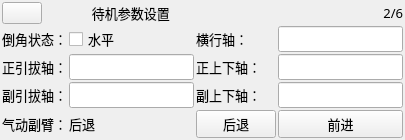
        <widget class="QWidget" name="PageWait">
         <layout class="QGridLayout" name="gridLayout_4">
          <property name="margin">
           <number>2</number>
          </property>
          <property name="spacing">
           <number>2</number>
          </property>
          <item row="0" column="0">
           <widget class="QPushButton" name="BtnWaitSync">
            <property name="minimumSize">
             <size>
              <width>40</width>
              <height>20</height>
             </size>
            </property>
            <property name="maximumSize">
             <size>
              <width>150</width>
              <height>45</height>
             </size>
            </property>
            <property name="text">
             <string/>
            </property>
            <property name="icon">
             <iconset resource="../xPad.qrc">
              <normaloff>:/img/32X32/Sync.png</normaloff>:/img/32X32/Sync.png</iconset>
            </property>
            <property name="iconSize">
             <size>
              <width>48</width>
              <height>48</height>
             </size>
            </property>
           </widget>
          </item>
          <item row="0" column="1" colspan="2">
           <widget class="QLabel" name="labelWait">
            <property name="minimumSize">
             <size>
              <width>0</width>
              <height>20</height>
             </size>
            </property>
            <property name="maximumSize">
             <size>
              <width>16777215</width>
              <height>45</height>
             </size>
            </property>
            <property name="font">
             <font>
              <family>微软雅黑</family>
              <pointsize>10</pointsize>
              <weight>50</weight>
              <bold>false</bold>
             </font>
            </property>
            <property name="text">
             <string>       待机参数设置</string>
            </property>
            <property name="alignment">
             <set>Qt::AlignCenter</set>
            </property>
           </widget>
          </item>
          <item row="0" column="4">
           <widget class="QLabel" name="labelPage_2">
            <property name="font">
             <font>
              <family>微软雅黑</family>
              <pointsize>10</pointsize>
              <italic>false</italic>
             </font>
            </property>
            <property name="text">
             <string>2/6</string>
            </property>
            <property name="alignment">
             <set>Qt::AlignRight|Qt::AlignTrailing|Qt::AlignVCenter</set>
            </property>
           </widget>
          </item>
          <item row="1" column="0" colspan="2">
           <widget class="QLabel" name="labelWaitRotate">
            <property name="minimumSize">
             <size>
              <width>0</width>
              <height>20</height>
             </size>
            </property>
            <property name="font">
             <font>
              <family>微软雅黑</family>
              <pointsize>10</pointsize>
              <weight>50</weight>
              <bold>false</bold>
             </font>
            </property>
            <property name="text">
             <string>倒角状态：</string>
            </property>
           </widget>
          </item>
          <item row="1" column="2">
           <widget class="QCheckBox" name="checkBoxWaitRotate">
            <property name="minimumSize">
             <size>
              <width>0</width>
              <height>20</height>
             </size>
            </property>
            <property name="font">
             <font>
              <family>微软雅黑</family>
              <pointsize>10</pointsize>
              <weight>50</weight>
              <bold>false</bold>
             </font>
            </property>
            <property name="text">
             <string>水平</string>
            </property>
           </widget>
          </item>
          <item row="1" column="3">
           <widget class="QLabel" name="labelWaitTrv">
            <property name="minimumSize">
             <size>
              <width>0</width>
              <height>20</height>
             </size>
            </property>
            <property name="font">
             <font>
              <family>微软雅黑</family>
              <pointsize>10</pointsize>
              <weight>50</weight>
              <bold>false</bold>
             </font>
            </property>
            <property name="text">
             <string>横行轴：</string>
            </property>
           </widget>
          </item>
          <item row="1" column="4">
           <widget class="xLineEdit" name="BoxWaitTrv">
            <property name="sizePolicy">
             <sizepolicy hsizetype="Preferred" vsizetype="Fixed">
              <horstretch>0</horstretch>
              <verstretch>0</verstretch>
             </sizepolicy>
            </property>
            <property name="minimumSize">
             <size>
              <width>75</width>
              <height>20</height>
             </size>
            </property>
            <property name="maximumSize">
             <size>
              <width>150</width>
              <height>40</height>
             </size>
            </property>
            <property name="font">
             <font>
              <family>微软雅黑</family>
              <pointsize>10</pointsize>
              <weight>50</weight>
              <italic>false</italic>
              <bold>false</bold>
             </font>
            </property>
            <property name="styleSheet">
             <string notr="true"/>
            </property>
            <property name="alignment">
             <set>Qt::AlignRight|Qt::AlignTrailing|Qt::AlignVCenter</set>
            </property>
            <property name="readOnly">
             <bool>true</bool>
            </property>
           </widget>
          </item>
          <item row="2" column="0" colspan="2">
           <widget class="QLabel" name="labelWaitPHor">
            <property name="minimumSize">
             <size>
              <width>0</width>
              <height>20</height>
             </size>
            </property>
            <property name="font">
             <font>
              <family>微软雅黑</family>
              <pointsize>10</pointsize>
              <weight>50</weight>
              <bold>false</bold>
             </font>
            </property>
            <property name="text">
             <string>正引拔轴：</string>
            </property>
           </widget>
          </item>
          <item row="2" column="2">
           <widget class="xLineEdit" name="BoxWaitPHor">
            <property name="sizePolicy">
             <sizepolicy hsizetype="Preferred" vsizetype="Fixed">
              <horstretch>0</horstretch>
              <verstretch>0</verstretch>
             </sizepolicy>
            </property>
            <property name="minimumSize">
             <size>
              <width>75</width>
              <height>20</height>
             </size>
            </property>
            <property name="maximumSize">
             <size>
              <width>150</width>
              <height>40</height>
             </size>
            </property>
            <property name="font">
             <font>
              <family>微软雅黑</family>
              <pointsize>10</pointsize>
              <weight>50</weight>
              <italic>false</italic>
              <bold>false</bold>
             </font>
            </property>
            <property name="styleSheet">
             <string notr="true"/>
            </property>
            <property name="alignment">
             <set>Qt::AlignRight|Qt::AlignTrailing|Qt::AlignVCenter</set>
            </property>
            <property name="readOnly">
             <bool>true</bool>
            </property>
           </widget>
          </item>
          <item row="2" column="3">
           <widget class="QLabel" name="labelWaitPVer">
            <property name="minimumSize">
             <size>
              <width>0</width>
              <height>20</height>
             </size>
            </property>
            <property name="font">
             <font>
              <family>微软雅黑</family>
              <pointsize>10</pointsize>
              <weight>50</weight>
              <bold>false</bold>
             </font>
            </property>
            <property name="text">
             <string>正上下轴：</string>
            </property>
           </widget>
          </item>
          <item row="2" column="4">
           <widget class="xLineEdit" name="BoxWaitPVer">
            <property name="sizePolicy">
             <sizepolicy hsizetype="Preferred" vsizetype="Fixed">
              <horstretch>0</horstretch>
              <verstretch>0</verstretch>
             </sizepolicy>
            </property>
            <property name="minimumSize">
             <size>
              <width>75</width>
              <height>20</height>
             </size>
            </property>
            <property name="maximumSize">
             <size>
              <width>150</width>
              <height>40</height>
             </size>
            </property>
            <property name="font">
             <font>
              <family>微软雅黑</family>
              <pointsize>10</pointsize>
              <weight>50</weight>
              <italic>false</italic>
              <bold>false</bold>
             </font>
            </property>
            <property name="styleSheet">
             <string notr="true"/>
            </property>
            <property name="alignment">
             <set>Qt::AlignRight|Qt::AlignTrailing|Qt::AlignVCenter</set>
            </property>
            <property name="readOnly">
             <bool>true</bool>
            </property>
           </widget>
          </item>
          <item row="3" column="0" colspan="2">
           <widget class="QLabel" name="labelWaitRHor">
            <property name="minimumSize">
             <size>
              <width>0</width>
              <height>20</height>
             </size>
            </property>
            <property name="font">
             <font>
              <family>微软雅黑</family>
              <pointsize>10</pointsize>
              <weight>50</weight>
              <bold>false</bold>
             </font>
            </property>
            <property name="text">
             <string>副引拔轴：</string>
            </property>
           </widget>
          </item>
          <item row="3" column="2">
           <widget class="xLineEdit" name="BoxWaitRHor">
            <property name="sizePolicy">
             <sizepolicy hsizetype="Preferred" vsizetype="Fixed">
              <horstretch>0</horstretch>
              <verstretch>0</verstretch>
             </sizepolicy>
            </property>
            <property name="minimumSize">
             <size>
              <width>75</width>
              <height>20</height>
             </size>
            </property>
            <property name="maximumSize">
             <size>
              <width>150</width>
              <height>40</height>
             </size>
            </property>
            <property name="font">
             <font>
              <family>微软雅黑</family>
              <pointsize>10</pointsize>
              <weight>50</weight>
              <italic>false</italic>
              <bold>false</bold>
             </font>
            </property>
            <property name="styleSheet">
             <string notr="true"/>
            </property>
            <property name="alignment">
             <set>Qt::AlignRight|Qt::AlignTrailing|Qt::AlignVCenter</set>
            </property>
            <property name="readOnly">
             <bool>true</bool>
            </property>
           </widget>
          </item>
          <item row="3" column="3">
           <widget class="QLabel" name="labelWaitRVer">
            <property name="minimumSize">
             <size>
              <width>0</width>
              <height>20</height>
             </size>
            </property>
            <property name="font">
             <font>
              <family>微软雅黑</family>
              <pointsize>10</pointsize>
              <weight>50</weight>
              <bold>false</bold>
             </font>
            </property>
            <property name="text">
             <string>副上下轴：</string>
            </property>
           </widget>
          </item>
          <item row="3" column="4">
           <widget class="xLineEdit" name="BoxWaitRVer">
            <property name="sizePolicy">
             <sizepolicy hsizetype="Preferred" vsizetype="Fixed">
              <horstretch>0</horstretch>
              <verstretch>0</verstretch>
             </sizepolicy>
            </property>
            <property name="minimumSize">
             <size>
              <width>75</width>
              <height>20</height>
             </size>
            </property>
            <property name="maximumSize">
             <size>
              <width>150</width>
              <height>40</height>
             </size>
            </property>
            <property name="font">
             <font>
              <family>微软雅黑</family>
              <pointsize>10</pointsize>
              <weight>50</weight>
              <italic>false</italic>
              <bold>false</bold>
             </font>
            </property>
            <property name="styleSheet">
             <string notr="true"/>
            </property>
            <property name="alignment">
             <set>Qt::AlignRight|Qt::AlignTrailing|Qt::AlignVCenter</set>
            </property>
            <property name="readOnly">
             <bool>true</bool>
            </property>
           </widget>
          </item>
          <item row="4" column="0" colspan="2">
           <widget class="QLabel" name="labelWaitRarm">
            <property name="minimumSize">
             <size>
              <width>0</width>
              <height>20</height>
             </size>
            </property>
            <property name="font">
             <font>
              <family>微软雅黑</family>
              <pointsize>10</pointsize>
              <weight>50</weight>
              <bold>false</bold>
             </font>
            </property>
            <property name="text">
             <string>气动副臂：</string>
            </property>
           </widget>
          </item>
          <item row="4" column="4">
           <widget class="xIndicatorButton" name="btnAdv">
            <property name="minimumSize">
             <size>
              <width>0</width>
              <height>25</height>
             </size>
            </property>
            <property name="maximumSize">
             <size>
              <width>16777215</width>
              <height>50</height>
             </size>
            </property>
            <property name="font">
             <font>
              <family>微软雅黑</family>
              <pointsize>10</pointsize>
              <weight>50</weight>
              <italic>false</italic>
              <bold>false</bold>
             </font>
            </property>
            <property name="text">
             <string>前进</string>
            </property>
            <property name="iconOn" stdset="0">
             <iconset resource="../xPad.qrc">
              <normaloff>:/img/widget/buttonOn.png</normaloff>:/img/widget/buttonOn.png</iconset>
            </property>
            <property name="iconOff" stdset="0">
             <iconset resource="../xPad.qrc">
              <normaloff>:/img/widget/buttonOff.png</normaloff>:/img/widget/buttonOff.png</iconset>
            </property>
            <property name="contentAlignLeft" stdset="0">
             <bool>true</bool>
            </property>
           </widget>
          </item>
          <item row="4" column="3">
           <widget class="xIndicatorButton" name="btnRet">
            <property name="minimumSize">
             <size>
              <width>0</width>
              <height>25</height>
             </size>
            </property>
            <property name="maximumSize">
             <size>
              <width>16777215</width>
              <height>50</height>
             </size>
            </property>
            <property name="font">
             <font>
              <family>微软雅黑</family>
              <pointsize>10</pointsize>
              <weight>50</weight>
              <italic>false</italic>
              <bold>false</bold>
             </font>
            </property>
            <property name="text">
             <string>后退</string>
            </property>
            <property name="iconOn" stdset="0">
             <iconset resource="../xPad.qrc">
              <normaloff>:/img/widget/buttonOn.png</normaloff>:/img/widget/buttonOn.png</iconset>
            </property>
            <property name="iconOff" stdset="0">
             <iconset resource="../xPad.qrc">
              <normaloff>:/img/widget/buttonOff.png</normaloff>:/img/widget/buttonOff.png</iconset>
            </property>
            <property name="contentAlignLeft" stdset="0">
             <bool>true</bool>
            </property>
           </widget>
          </item>
          <item row="4" column="2">
           <widget class="QLabel" name="labelWaitRarmState">
            <property name="minimumSize">
             <size>
              <width>0</width>
              <height>20</height>
             </size>
            </property>
            <property name="font">
             <font>
              <family>微软雅黑</family>
              <pointsize>10</pointsize>
              <weight>50</weight>
              <bold>false</bold>
             </font>
            </property>
            <property name="text">
             <string>后退</string>
            </property>
           </widget>
          </item>
         </layout>
        </widget>
